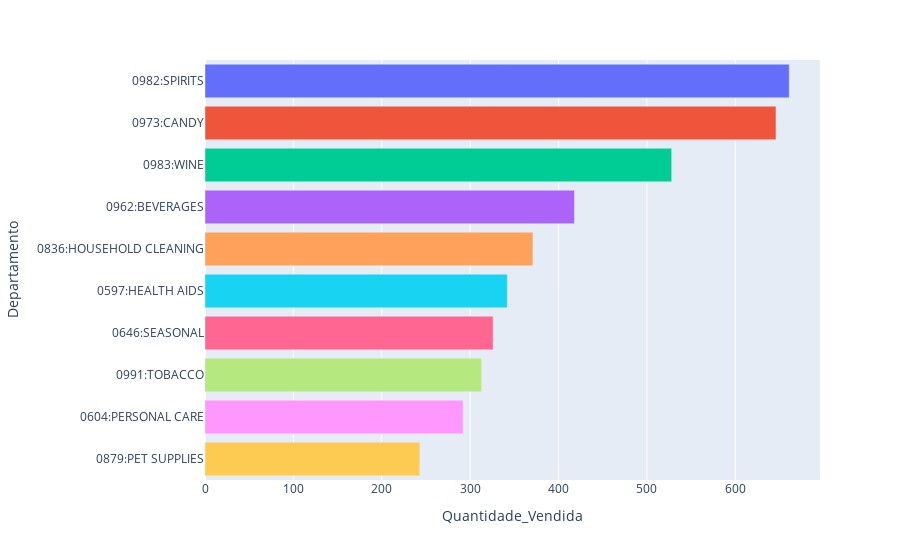

Here is the notebook cell this chart was saved with:
### Code cell
# Qual o top 10 departamentos tem o maior volume de transações e maior quantidade de unidades vendidas?

# Parte 02 : Quantidade de unidades vendidas 
soma_quantidade_por_departamento_top10 = df_transacoes.groupby('Departamento')['Qtde_Vendida'].sum().sort_values(ascending=False).reset_index().head(10)
soma_quantidade_por_departamento_top10.columns = ['Departamento', 'Quantidade_Vendida']
#Plot
fig_soma_quantidade_por_departamento_top10 = px.bar(soma_quantidade_por_departamento_top10, x='Quantidade_Vendida', y='Departamento', color="Departamento", orientation='h')
fig_soma_quantidade_por_departamento_top10.update_layout(showlegend=False)
fig_soma_quantidade_por_departamento_top10.show()

### Figure 1 — Plotly figure (JSON) as saved in the notebook; plotly's stock layout.template omitted (floating-point values rounded to 4 significant figures)
{"data": [{"hovertemplate": "Departamento=%{y}<br>Quantidade_Vendida=%{x}<extra></extra>", "legendgroup": "0982:SPIRITS", "marker": {"color": "#636efa", "pattern": {"shape": ""}}, "name": "0982:SPIRITS", "orientation": "h", "showlegend": true, "textposition": "auto", "type": "bar", "x": [661], "xaxis": "x", "y": ["0982:SPIRITS"], "yaxis": "y"}, {"hovertemplate": "Departamento=%{y}<br>Quantidade_Vendida=%{x}<extra></extra>", "legendgroup": "0973:CANDY", "marker": {"color": "#EF553B", "pattern": {"shape": ""}}, "name": "0973:CANDY", "orientation": "h", "showlegend": true, "textposition": "auto", "type": "bar", "x": [646], "xaxis": "x", "y": ["0973:CANDY"], "yaxis": "y"}, {"hovertemplate": "Departamento=%{y}<br>Quantidade_Vendida=%{x}<extra></extra>", "legendgroup": "0983:WINE", "marker": {"color": "#00cc96", "pattern": {"shape": ""}}, "name": "0983:WINE", "orientation": "h", "showlegend": true, "textposition": "auto", "type": "bar", "x": [528], "xaxis": "x", "y": ["0983:WINE"], "yaxis": "y"}, {"hovertemplate": "Departamento=%{y}<br>Quantidade_Vendida=%{x}<extra></extra>", "legendgroup": "0962:BEVERAGES", "marker": {"color": "#ab63fa", "pattern": {"shape": ""}}, "name": "0962:BEVERAGES", "orientation": "h", "showlegend": true, "textposition": "auto", "type": "bar", "x": [418], "xaxis": "x", "y": ["0962:BEVERAGES"], "yaxis": "y"}, {"hovertemplate": "Departamento=%{y}<br>Quantidade_Vendida=%{x}<extra></extra>", "legendgroup": "0836:HOUSEHOLD CLEANING", "marker": {"color": "#FFA15A", "pattern": {"shape": ""}}, "name": "0836:HOUSEHOLD CLEANING", "orientation": "h", "showlegend": true, "textposition": "auto", "type": "bar", "x": [371], "xaxis": "x", "y": ["0836:HOUSEHOLD CLEANING"], "yaxis": "y"}, {"hovertemplate": "Departamento=%{y}<br>Quantidade_Vendida=%{x}<extra></extra>", "legendgroup": "0597:HEALTH AIDS", "marker": {"color": "#19d3f3", "pattern": {"shape": ""}}, "name": "0597:HEALTH AIDS", "orientation": "h", "showlegend": true, "textposition": "auto", "type": "bar", "x": [342], "xaxis": "x", "y": ["0597:HEALTH AIDS"], "yaxis": "y"}, {"hovertemplate": "Departamento=%{y}<br>Quantidade_Vendida=%{x}<extra></extra>", "legendgroup": "0646:SEASONAL", "marker": {"color": "#FF6692", "pattern": {"shape": ""}}, "name": "0646:SEASONAL", "orientation": "h", "showlegend": true, "textposition": "auto", "type": "bar", "x": [326], "xaxis": "x", "y": ["0646:SEASONAL"], "yaxis": "y"}, {"hovertemplate": "Departamento=%{y}<br>Quantidade_Vendida=%{x}<extra></extra>", "legendgroup": "0991:TOBACCO", "marker": {"color": "#B6E880", "pattern": {"shape": ""}}, "name": "0991:TOBACCO", "orientation": "h", "showlegend": true, "textposition": "auto", "type": "bar", "x": [313], "xaxis": "x", "y": ["0991:TOBACCO"], "yaxis": "y"}, {"hovertemplate": "Departamento=%{y}<br>Quantidade_Vendida=%{x}<extra></extra>", "legendgroup": "0604:PERSONAL CARE", "marker": {"color": "#FF97FF", "pattern": {"shape": ""}}, "name": "0604:PERSONAL CARE", "orientation": "h", "showlegend": true, "textposition": "auto", "type": "bar", "x": [292], "xaxis": "x", "y": ["0604:PERSONAL CARE"], "yaxis": "y"}, {"hovertemplate": "Departamento=%{y}<br>Quantidade_Vendida=%{x}<extra></extra>", "legendgroup": "0879:PET SUPPLIES", "marker": {"color": "#FECB52", "pattern": {"shape": ""}}, "name": "0879:PET SUPPLIES", "orientation": "h", "showlegend": true, "textposition": "auto", "type": "bar", "x": [243], "xaxis": "x", "y": ["0879:PET SUPPLIES"], "yaxis": "y"}], "layout": {"barmode": "relative", "legend": {"title": {"text": "Departamento"}, "tracegroupgap": 0}, "margin": {"t": 60}, "showlegend": false, "xaxis": {"anchor": "y", "domain": [0, 1], "title": {"text": "Quantidade_Vendida"}}, "yaxis": {"anchor": "x", "categoryarray": ["0879:PET SUPPLIES", "0604:PERSONAL CARE", "0991:TOBACCO", "0646:SEASONAL", "0597:HEALTH AIDS", "0836:HOUSEHOLD CLEANING", "0962:BEVERAGES", "0983:WINE", "0973:CANDY", "0982:SPIRITS"], "categoryorder": "array", "domain": [0, 1], "title": {"text": "Departamento"}}}}
